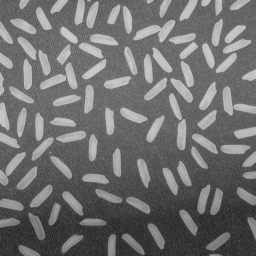
#> input picture Digital_Image_Processing/exp_1/rice.png, 256 x 256 px
$ python exp_1_6.py
#> lines starting #> are read from the running program, lines starting #| are printed output that depends on the picture
# -*- coding:utf-8 -*-

import matplotlib.pyplot as plt
import matplotlib.cm as cm
import numpy as np
import Image

def trans_line(r):
    if (r >= 0.2) and (r <= 0.4):
        s = 0.6
    else:
        s = r
    return s

rice_0 = np.asarray(Image.open('rice.png').convert('L'))/float(255)
fig = plt.figure()
ax1 = fig.add_subplot(221)
ax1.imshow(rice_0,cmap=cm.gray)
ax1.set_title('input image')

r = np.arange(0,1+0.0001,0.0001)
s = np.asarray([trans_line(x) for x in r])
ax3 = fig.add_subplot(2,2,(3,4))
ax3.plot(r,s)
ax3.set_xlabel('r')
ax3.set_ylabel('s')
ax3.set_title('s-r')

ax2 = fig.add_subplot(222)
(M,N) = rice_0.shape
#> M = 256; N = 256
rice_1 = rice_0.copy()
for m in range(M):
    for n in range(N):
        rice_1[m,n] = trans_line(rice_0[m,n])
#> this loop made 256 passes
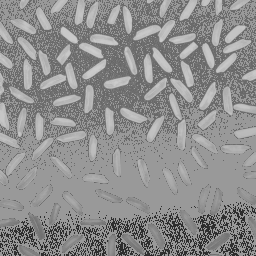
#> rice_1: shape (256, 256) float64; min 0.157, max 0.8, mean 0.554
ax2.imshow(rice_1,cmap=cm.gray)
ax2.set_title('output image')

fig.suptitle('exp_1_6')
fig.savefig('exp_1_6.jpg')
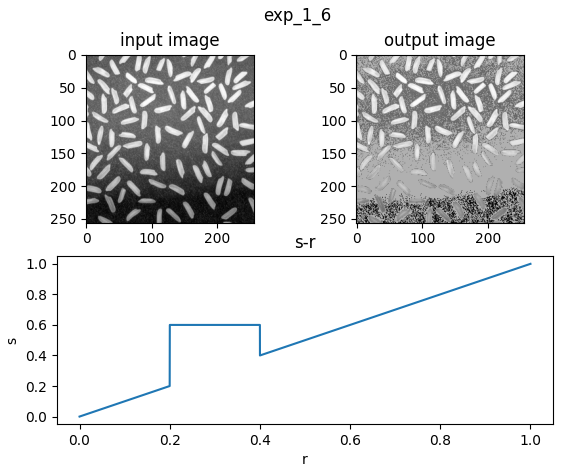
#> figure drawn by matplotlib, 3 panels; panel 2: curve peaks at x = 1, y = 1

$ run again, with Digital_Image_Processing/exp_1/circuit.tif saved as Digital_Image_Processing/exp_1/rice.png
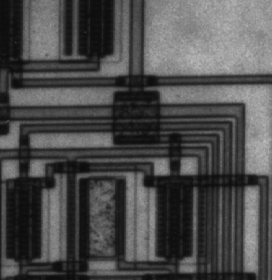
#> input picture Digital_Image_Processing/exp_1/circuit.tif, 272 x 280 px
#> the loop `for m in range(M):` made 280 passes
#> after the loop `for m in range(M):`:
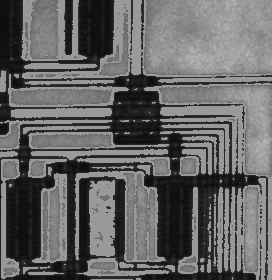
#> rice_1: shape (280, 272) float64; min 0.0471, max 0.749, mean 0.394
#> `fig.savefig('exp_1_6.jpg')`:
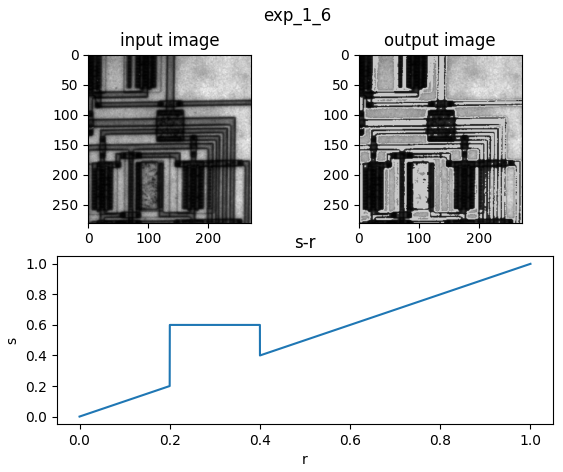
#> figure drawn by matplotlib, 3 panels; panel 2: curve peaks at x = 1, y = 1

$ run again, with Digital_Image_Processing/exp_1/kids.tif saved as Digital_Image_Processing/exp_1/rice.png
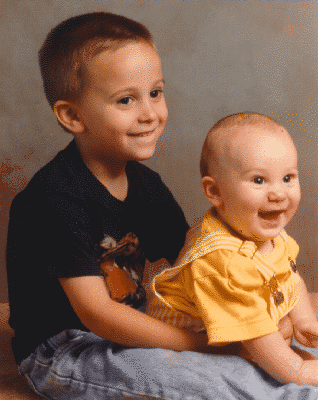
#> input picture Digital_Image_Processing/exp_1/kids.tif, 318 x 400 px
#> `rice_0 = np.asarray(Image.open('rice.png').convert('L'))/float(255)`:
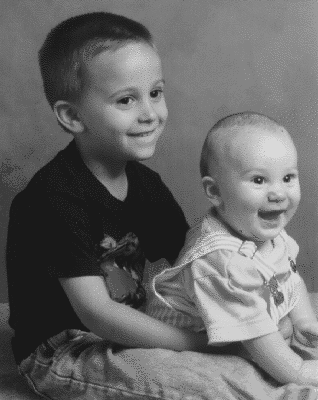
#> rice_0: shape (400, 318) float64; min 0.098, max 0.851, mean 0.41
#> the loop `for m in range(M):` made 400 passes
#> `fig.savefig('exp_1_6.jpg')`:
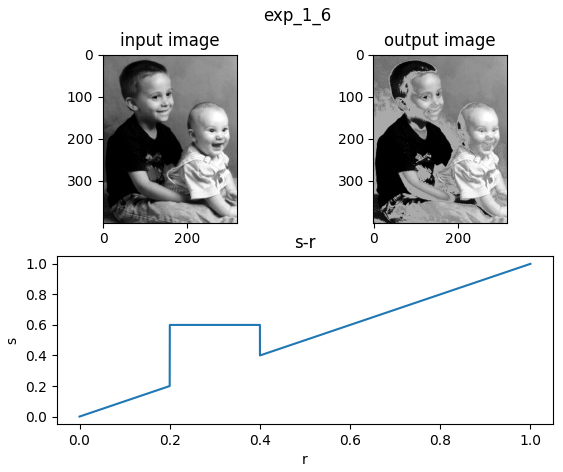
#> figure drawn by matplotlib, 3 panels; panel 2: curve peaks at x = 1, y = 1
